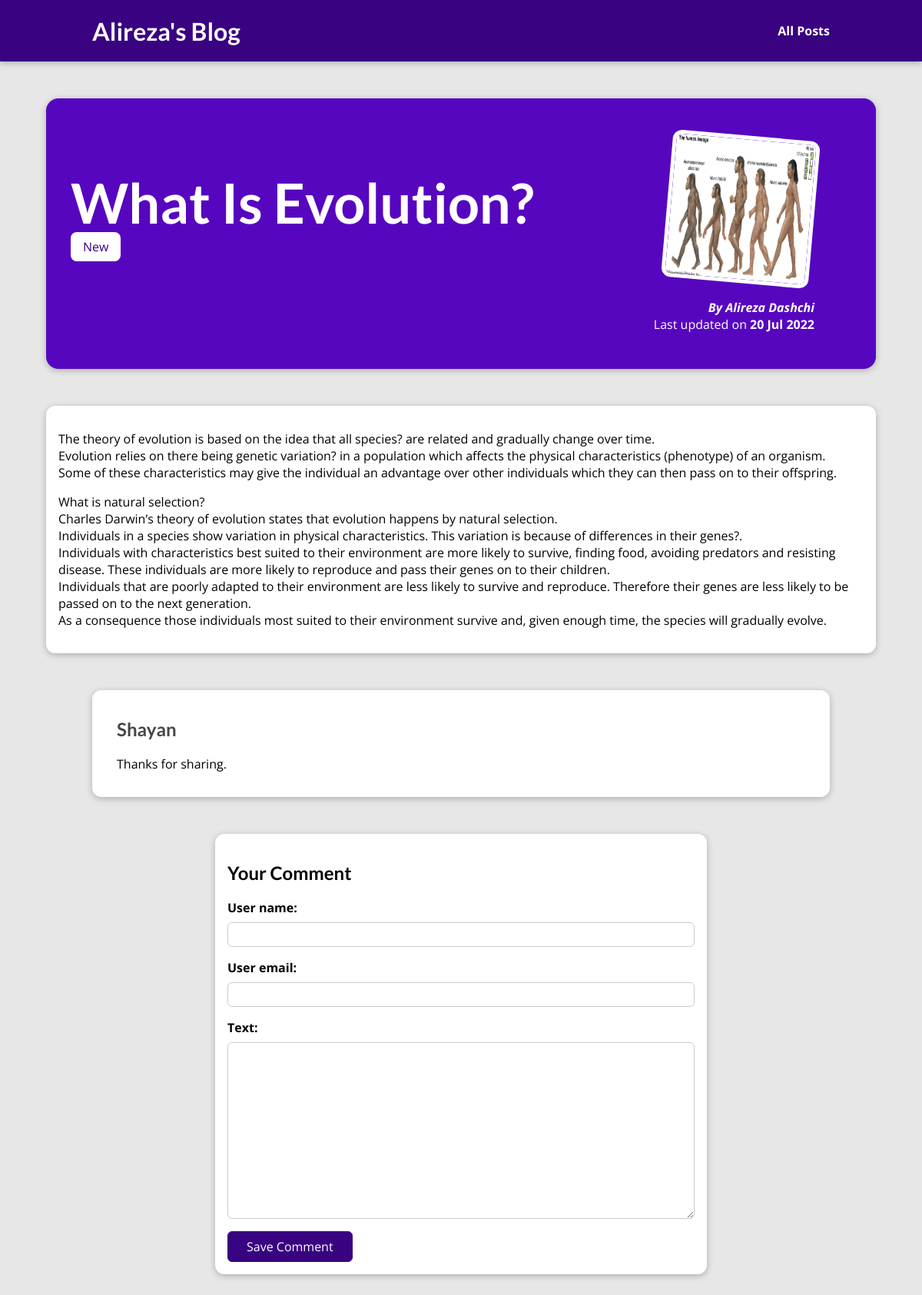
The app's page /posts/what-is-evolution with its own data.
### blog/models.py (models this page shows, shortened)
class Post(models.Model):
    title      = models.CharField(max_length=150)
    excerpt    = models.CharField(max_length=200)
    image      = models.ImageField(upload_to="posts", null=True)
    date       = models.DateField(auto_now=True)
    slug       = models.SlugField(unique=True, db_index=True)
    content    = models.TextField(validators=[MinLengthValidator(10)])
    author     = models.ForeignKey(
        Author, on_delete=models.SET_NULL, null=True, related_name="posts")
    tags = models.ManyToManyField(Tag, related_name="tags")

class Tag(models.Model):
    caption = models.CharField(max_length=20)

class Author(models.Model):
    first_name    = models.CharField(max_length=100)
    last_name     = models.CharField(max_length=100)
    email_address = models.EmailField()
    def full_name(self):
        return f"{self.first_name} {self.last_name}"
    def __str__(self):
        return self.full_name()

class Comment(models.Model):
    user_name = models.CharField(max_length=120)
    user_email = models.EmailField()
    text = models.TextField(max_length=400)
    post = models.ForeignKey(Post, on_delete=models.CASCADE, related_name= "comments")

### blog/views.py (the view, shortened to what this page needs)
# urls.py: path("posts/<slug:slug>", views.SinglePostView.as_view(),
class SinglePostView(View):
    def get(self, request, slug):
        post    = Post.objects.get(slug=slug)
        comments = post.comments.all().order_by("-id")
        context = {
            "post" : post,
            "post_tags" : post.tags.all(),
            "comment_form": CommentForm(),
            "comments": comments
        }
        return render(request,"blog/post-detail.html",context)

### blog/forms.py
class CommentForm(forms.ModelForm):
    class Meta:
        model = Comment
        fields = ["user_name", "user_email", "text"]
        label = {
            "user_name":"your name",
            "user_email":"your email",
            "text":"your comment",
        }

### blog/templates/blog/post-detail.html (shortened to what this page needs)
{% extends "base.html" %}
{% load static %}
{% block css_files %}
<link rel="stylesheet" href="{% static "blog/post-detail.css" %}" />
{% endblock %}
{% block content %}
<section id="summary">
  <h2>{{ post.title }}</h2>
  <div>
    {% for tag in post_tags %}
      <span class="tag">{{ tag.caption }}</span>
    {% endfor %}
  </div>
  <article>
    <img src="{{ post.image.url }}" alt="{{ post.title }}" />
    <address>By <a href="mailto:{{ post.author.email_address }}">{{ post.author }}</a></address>
    <div>Last updated on <time>{{ post.date|date:"d M Y" }}</time></div>
  </article>
</section>
<main>
  {{ post.content|linebreaks }}
</main>
<section id="comments">
  <ul>
    {% for comment in comments %}
      <li>
        <h2>{{ comment.user_name }}</h2>
        <p>{{ comment.text|linebreaks }}</p>
      </li>
    {% endfor %}
  </ul>
</section>
<section id="comment-form">
  <h2>Your Comment</h2>
  <form action="{% url "post-detail-page" post.slug %}" method="POST">
    {% for form_field in comment_form %}
      <div class="form-control {% if form_field.errors %}invalid{% endif %}">
        {{ form_field.label_tag }}
        {{ form_field }}
      </div>
    {% endfor %}
    <button>Save Comment</button>
  </form>
</section>
{% endblock %}

### static/app.css (style rules this page uses)
* { box-sizing: border-box; }
html { font-family: 'Open Sans', 'Lato', sans-serif; }
body { margin: 0; }
h1, h2, h3 { font-family: 'Lato', sans-serif; font-weight: bold; }

### blog/static/blog/post-detail.css (style rules this page uses)
body { background-color: #e7e7e7; }
#summary { margin: 8rem auto 3rem auto; padding: 2rem; width: 90%; max-width: 90rem; border-radius: 16px; background-color: #5706c0; position: relative; box-shadow: 0 2px 8px rgba(0, 0, 0, 0.25); height: 22rem; }
#summary h2 { color: white; font-size: 4.5rem; margin-bottom: 0.25rem; }
#summary article { position: absolute; top: 2rem; right: 3rem; padding: 1rem 2rem; border-radius: 12px; text-align: right; color: white; }
#summary article img { width: 12rem; height: 12rem; border-radius: 12px; transform: rotateZ(5deg); border: 5px solid white; margin-bottom: 1rem; }
#summary address { font-weight: bold; }
#summary a { color: white; text-decoration: none; }
#summary time { font-weight: bold; }
main { width: 90%; max-width: 90rem; margin: 3rem auto; background-color: white; padding: 1rem; border-radius: 12px; box-shadow: 0 2px 8px rgba(0, 0, 0, 0.25); }
.tag { background-color: white; color: #390281; padding: 0.5rem 1rem; border-radius: 8px; }
#comment-form { margin: 3rem auto; width: 90%; max-width: 40rem; border-radius: 12px; background-color: white; box-shadow: 0 2px 8px rgba(0, 0, 0, 0.25); padding: 1rem; }
#comment-form button { font: inherit; background-color: #390281; color: white; border: 1px solid #390281; padding: 0.5rem 1.5rem; border-radius: 6px; cursor: pointer; }
.form-control { margin-bottom: 1rem; }
.form-control label { font-weight: bold; margin-bottom: 0.5rem; display: block; }
.form-control input, .form-control textarea { display: block; width: 100%; font: inherit; padding: 0.25rem; border-radius: 6px; border: 1px solid #ccc; }
#comments { margin: 3rem auto; width: 90%; max-width: 60rem; border-radius: 12px; background-color: white; box-shadow: 0 2px 8px rgba(0, 0, 0, 0.25); padding: 1rem 2rem; }
#comments ul { list-style: none; margin: 0; padding: 0; }
#comments li { margin-bottom: 1rem; border-bottom: 2px solid #ccc; }
#comments li:last-of-type { border-bottom: none; }
#comments h2 { color: #464646; }

### records on screen
Post: title "What Is Evolution?", image (picture), author "Alireza Dashchi", date "20 Jul 2022", content "The theory of evolution is based on the idea that all species? are related and gradually change over time. Evolution relies on there being genetic variation? in a population which affects the physical characteristics (phenotype) of an organism. Some of these characteristics may give the individual an advantage over other individuals which they can then pass on to their offspring. What is natural selection? Charles Darwin’s theory of evolution states that evolution happens by natural selection. Individuals in a species show variation in physical characteristics. This variation is because of differences in their genes?. Individuals with characteristics best suited to their environment are…"
Tag: caption "New"
Comment: user_name "Shayan", text "Thanks for sharing."
